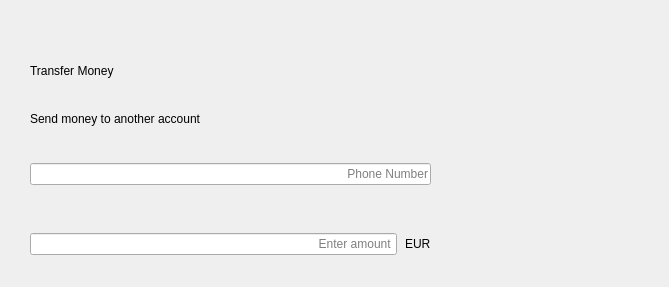
    <widget class="QWidget" name="page06_Transfer">
     <property name="enabled">
      <bool>true</bool>
     </property>
     <widget class="QWidget" name="layoutWidget_24">
      <property name="geometry">
       <rect>
        <x>30</x>
        <y>50</y>
        <width>630</width>
        <height>89</height>
       </rect>
      </property>
      <layout class="QGridLayout" name="welcomeTextLayout_Transfer">
       <item row="1" column="0">
        <widget class="QLabel" name="labelInstruction_Transfer">
         <property name="text">
          <string>Send money to another account</string>
         </property>
        </widget>
       </item>
       <item row="0" column="0">
        <widget class="QLabel" name="labelWelcome_Transfer">
         <property name="text">
          <string>Transfer Money</string>
         </property>
         <property name="alignment">
          <set>Qt::AlignmentFlag::AlignLeading|Qt::AlignmentFlag::AlignLeft|Qt::AlignmentFlag::AlignVCenter</set>
         </property>
        </widget>
       </item>
      </layout>
     </widget>
     <widget class="QWidget" name="layoutWidget_4">
      <property name="geometry">
       <rect>
        <x>30</x>
        <y>210</y>
        <width>401</width>
        <height>68</height>
       </rect>
      </property>
      <layout class="QHBoxLayout" name="AmountGrid_Transfer">
       <property name="spacing">
        <number>8</number>
       </property>
       <item>
        <widget class="QLineEdit" name="amountInput_Transfer">
         <property name="enabled">
          <bool>true</bool>
         </property>
         <property name="styleSheet">
          <string notr="true"/>
         </property>
         <property name="inputMask">
          <string/>
         </property>
         <property name="maxLength">
          <number>1000000000</number>
         </property>
         <property name="echoMode">
          <enum>QLineEdit::EchoMode::Normal</enum>
         </property>
         <property name="alignment">
          <set>Qt::AlignmentFlag::AlignRight|Qt::AlignmentFlag::AlignTrailing|Qt::AlignmentFlag::AlignVCenter</set>
         </property>
         <property name="placeholderText">
          <string>Enter amount </string>
         </property>
        </widget>
       </item>
       <item>
        <widget class="QLabel" name="labelAmountCurrency_Transfer">
         <property name="styleSheet">
          <string notr="true"/>
         </property>
         <property name="text">
          <string>EUR</string>
         </property>
        </widget>
       </item>
      </layout>
     </widget>
     <widget class="QWidget" name="layoutWidget_5">
      <property name="geometry">
       <rect>
        <x>30</x>
        <y>140</y>
        <width>401</width>
        <height>68</height>
       </rect>
      </property>
      <layout class="QHBoxLayout" name="PhoneNumber_Transfer">
       <property name="spacing">
        <number>8</number>
       </property>
       <item>
        <widget class="QLineEdit" name="PhoneNumberInput_Transfer">
         <property name="enabled">
          <bool>true</bool>
         </property>
         <property name="styleSheet">
          <string notr="true"/>
         </property>
         <property name="inputMask">
          <string/>
         </property>
         <property name="maxLength">
          <number>10</number>
         </property>
         <property name="echoMode">
          <enum>QLineEdit::EchoMode::Normal</enum>
         </property>
         <property name="alignment">
          <set>Qt::AlignmentFlag::AlignRight|Qt::AlignmentFlag::AlignTrailing|Qt::AlignmentFlag::AlignVCenter</set>
         </property>
         <property name="placeholderText">
          <string>Phone Number</string>
         </property>
        </widget>
       </item>
      </layout>
     </widget>
    </widget>
